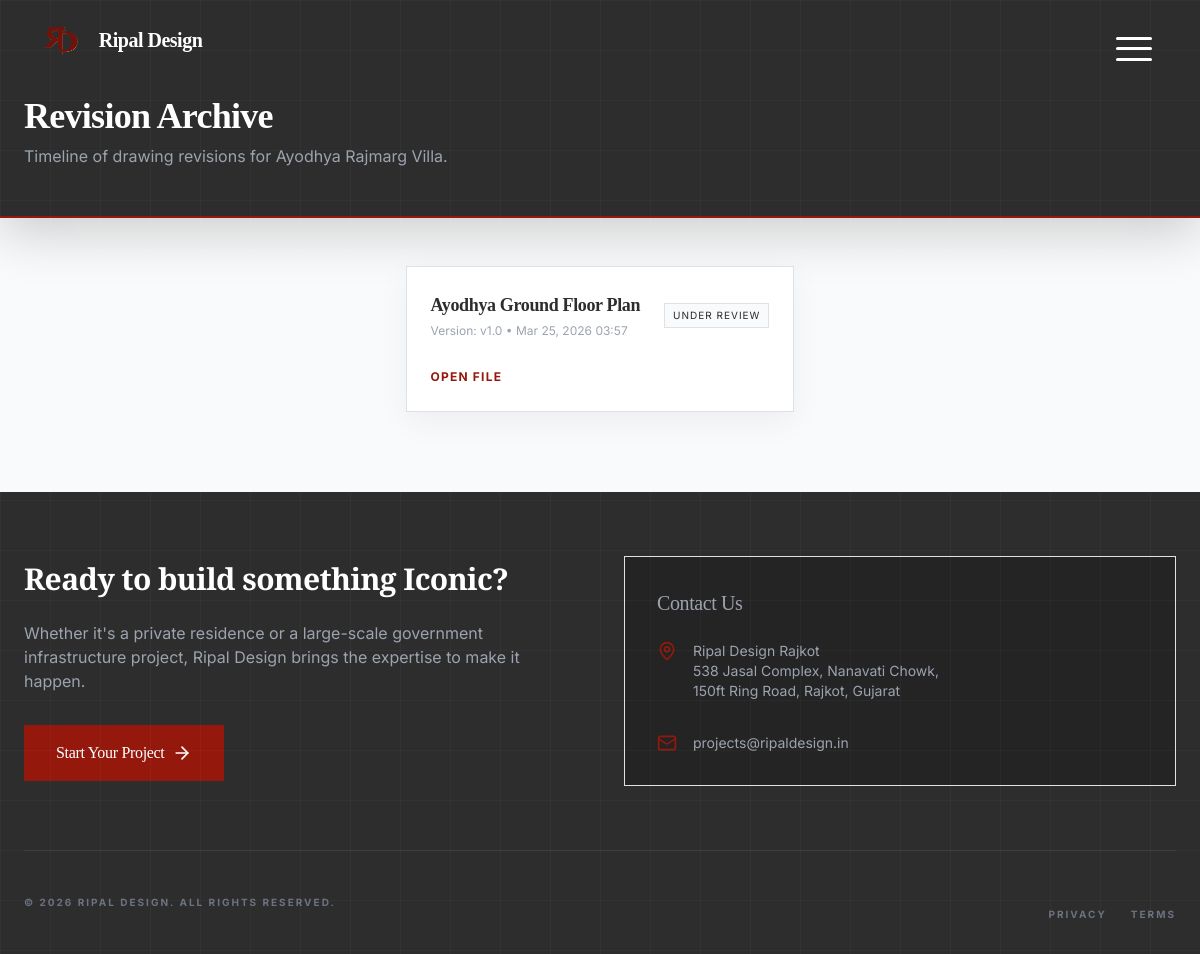
The app's page /client/client_revisions.php?project_id=1 (signed in) with its own data.
### tables this page shows
CREATE TABLE IF NOT EXISTS projects (
  id INT AUTO_INCREMENT PRIMARY KEY,
  name VARCHAR(255) NOT NULL,
  status ENUM('planning','ongoing','paused','completed','on-hold','cancelled') DEFAULT 'ongoing',
  budget DECIMAL(15,2) DEFAULT NULL,
  progress INT DEFAULT 0,
  due DATE DEFAULT NULL,
  location TEXT DEFAULT NULL,
  map_link TEXT DEFAULT NULL,
  site_location VARCHAR(255) DEFAULT NULL,
  address TEXT DEFAULT NULL,
  owner_name VARCHAR(255) DEFAULT NULL,
  owner_contact VARCHAR(50) DEFAULT NULL,
  owner_email VARCHAR(255) DEFAULT NULL,
  worker_name VARCHAR(255) DEFAULT NULL,
  project_type VARCHAR(100) DEFAULT NULL,
  client_id INT DEFAULT NULL,
  created_by INT DEFAULT NULL,
  latitude DECIMAL(10,7) DEFAULT NULL,
  longitude DECIMAL(10,7) DEFAULT NULL,
  created_at TIMESTAMP NOT NULL DEFAULT CURRENT_TIMESTAMP,
  updated_at TIMESTAMP NULL DEFAULT NULL ON UPDATE CURRENT_TIMESTAMP,
  FOREIGN KEY (client_id) REFERENCES users(id) ON DELETE SET NULL,
  FOREIGN KEY (created_by) REFERENCES users(id) ON DELETE SET NULL,
  INDEX idx_projects_status (status),
  INDEX idx_projects_client (client_id)
);

CREATE TABLE IF NOT EXISTS project_drawings (
  id INT AUTO_INCREMENT PRIMARY KEY,
  project_id INT NOT NULL,
  name VARCHAR(255) NOT NULL,
  version VARCHAR(20) DEFAULT NULL,
  status ENUM('Approved','Under Review','Revision Needed') DEFAULT 'Under Review',
  file_path VARCHAR(500) DEFAULT NULL,
  uploaded_at TIMESTAMP DEFAULT CURRENT_TIMESTAMP,
  FOREIGN KEY (project_id) REFERENCES projects(id) ON DELETE CASCADE,
  INDEX idx_project_drawings_project (project_id)
);

### includes/util.php (called while the page is built, shortened)
<?php
if (!function_exists('db_query')) {
    function db_query($sql, $params = []) {
        global $pdo;
        try {
            $stmt = $pdo->prepare($sql);
            $stmt->execute($params);
            return $stmt;
        } catch (PDOException $e) {
            error_log('Database query error: ' . $e->getMessage());
            return false;
        }
    }
}
if (!function_exists('db_fetch')) {
    function db_fetch($sql, $params = []) {
        $stmt = db_query($sql, $params);
        return $stmt ? $stmt->fetch() : false;
    }
}
if (!function_exists('db_fetch_all')) {
    function db_fetch_all($sql, $params = []) {
        $stmt = db_query($sql, $params);
        return $stmt ? $stmt->fetchAll() : [];
    }
}
?>

### client/client_revisions.php (the view, shortened to what this page needs)
<?php
$projectId = isset($_GET['project_id']) ? (int)$_GET['project_id'] : 0;
$projectName = 'Project';
$revisions = [];
if (db_connected() && $projectId > 0) {
    $p = db_fetch('SELECT name FROM projects WHERE id = ? LIMIT 1', [$projectId]);
    if ($p) {
        $projectName = (string)$p['name'];
    }
    $revisions = db_fetch_all('SELECT id, name, version, status, file_path, uploaded_at FROM project_drawings WHERE project_id = ? ORDER BY uploaded_at DESC', [$projectId]);
}
?>
<!DOCTYPE html>
<html lang="en" class="bg-canvas-white">
<head>
  <?php $HEADER_MODE = 'dashboard'; require_once __DIR__ . '/../Common/header.php'; ?>
</head>
<body class="bg-canvas-white font-sans text-foundation-grey min-h-screen">
  <div class="min-h-screen flex flex-col">
    <header class="bg-foundation-grey text-white pt-24 pb-12 px-4 shadow-lg mb-12 border-b-2 border-rajkot-rust">
      <div class="max-w-7xl mx-auto">
        <h1 class="text-4xl font-serif font-bold">Revision Archive</h1>
        <p class="text-gray-400 mt-2">Timeline of drawing revisions for <?php echo htmlspecialchars($projectName); ?>.</p>
      </div>
    </header>
    <main class="flex-grow max-w-5xl mx-auto px-4 sm:px-6 lg:px-8 pb-20">
      <?php if (empty($revisions)): ?>
      <div class="bg-white border border-gray-100 shadow-premium p-10 text-center text-gray-500">No revision records found.</div>
      <?php else: ?>
      <div class="space-y-4">
        <?php foreach ($revisions as $r): ?>
        <?php $status = strtolower((string)($r['status'] ?? 'under review')); ?>
        <div class="bg-white border border-gray-100 shadow-premium p-6">
          <div class="flex items-center justify-between gap-4 flex-wrap">
            <div>
              <h3 class="text-lg font-serif font-bold"><?php echo htmlspecialchars((string)$r['name']); ?></h3>
              <p class="text-xs text-gray-400 mt-1">Version: <?php echo htmlspecialchars((string)($r['version'] ?: 'v1')); ?> • <?php echo date('M d, Y H:i', strtotime((string)$r['uploaded_at'])); ?></p>
            </div>
            <span class="text-[10px] uppercase tracking-widest px-2 py-1 border border-gray-100 bg-gray-50"><?php echo htmlspecialchars($status); ?></span>
          </div>
          <?php if (!empty($r['file_path'])): ?>
          <div class="mt-4">
            <a class="text-rajkot-rust text-xs font-bold uppercase tracking-widest" href="../admin/file_viewer.php?file=<?php echo urlencode((string)$r['file_path']); ?>" target="_blank">Open File</a>
          </div>
          <?php endif; ?>
        </div>
        <?php endforeach; ?>
      </div>
      <?php endif; ?>
    </main>
    <?php require_once __DIR__ . '/../Common/footer.php'; ?>
  </div>
</body>
</html>

### public/css/index.css (style rules this page uses)
html, body { overflow-x: hidden !important; width: 100%; max-width: 100%; }
*, *::before, *::after { box-sizing: border-box; }
body { background: #0a0a0a; color: #fff; font-family: 'Inter', system-ui, -apple-system, 'Segoe UI', Roboto, 'Helvetica Neue', Arial; scrollbar-width: none; -ms-overflow-style: none; }
h1, h2, h3, .logo-font { font-family: 'Cormorant Garamond', serif; }
:root { --primary: #731209; --primary-light: #94180C; --bg-dark: #0a0a0a; --bg-panel: #121212; --text-muted: rgba(255, 255, 255, 0.6); --blueprint-grid: rgba(255, 255, 255, 0.03); }
body { background-color: var(--bg-dark); color: #fff; font-family: 'Inter', sans-serif; line-height: 1.6; -webkit-font-smoothing: antialiased; overflow-x: hidden; margin: 0; }
body::before { content: ""; position: fixed; top: 0; left: 0; width: 100%; height: 100%; background-image: linear-gradient(var(--blueprint-grid) 1px, transparent 1px), linear-gradient(90deg, var(--blueprint-grid) 1px, transparent 1px); background-size: 50px 50px; pointer-events: none; z-index: 1; }
h1, h2, h3, .font-serif { font-family: 'Cormorant Garamond', serif; font-weight: 300; letter-spacing: -0.02em; }

### Common/header.css (style rules this page uses)
:root { --alt-overlay-bg: rgba(148, 24, 12, 0.96); --alt-text: #fff; }
html, body { overflow-x: hidden; }

### Common/admin-responsive.css (style rules this page uses)
:root { --admin-header-mobile-padding-top: 4rem; }

### records on screen
projects: name "Ayodhya Rajmarg Villa"
project_drawings: name "Ayodhya Ground Floor Plan", version "v1.0", uploaded_at "Mar 25, 2026 03:57", status "UNDER REVIEW"

### other values on screen
$headerText('brand_name', 'Ripal Design') "Ripal Design"
$footerText('cta_heading', 'Ready to build something Iconic?') "Ready to build something Iconic?"
$footerText('cta_button', 'Start Your Project') "Start Your Project"
$footerText('contact_heading', 'Contact Us') "Contact Us"
preg_replace('#<script[^>]*>.*?</script>#is', '', $value) "Ripal Design Rajkot 538 Jasal Complex, Nanavati Chowk, 150ft Ring Road, Rajkot, Gujarat"
$footerText('email', 'projects@ripaldesign.in') "projects@ripaldesign.in"
$footerText('copyright_brand', 'Ripal Design') "RIPAL DESIGN"
$footerText('copyright_suffix', 'All rights reserved.') "ALL RIGHTS RESERVED."
$footerText('privacy_label', 'Privacy') "PRIVACY"
$footerText('terms_label', 'Terms') "TERMS"
